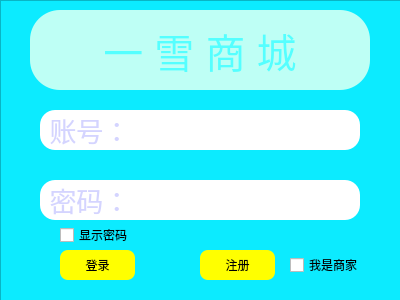
<?xml version="1.0" encoding="UTF-8"?>
<ui version="4.0">
 <class>Form</class>
 <widget class="QWidget" name="Form">
  <property name="enabled">
   <bool>true</bool>
  </property>
  <property name="geometry">
   <rect>
    <x>0</x>
    <y>0</y>
    <width>400</width>
    <height>300</height>
   </rect>
  </property>
  <property name="minimumSize">
   <size>
    <width>400</width>
    <height>300</height>
   </size>
  </property>
  <property name="maximumSize">
   <size>
    <width>400</width>
    <height>300</height>
   </size>
  </property>
  <property name="windowTitle">
   <string>Form</string>
  </property>
  <widget class="QStackedWidget" name="stackedWidget">
   <property name="geometry">
    <rect>
     <x>-1</x>
     <y>-1</y>
     <width>401</width>
     <height>301</height>
    </rect>
   </property>
   <property name="currentIndex">
    <number>0</number>
   </property>
   <widget class="QWidget" name="start">
    <widget class="QFrame" name="frame">
     <property name="enabled">
      <bool>true</bool>
     </property>
     <property name="geometry">
      <rect>
       <x>1</x>
       <y>1</y>
       <width>401</width>
       <height>301</height>
      </rect>
     </property>
     <property name="sizePolicy">
      <sizepolicy hsizetype="Preferred" vsizetype="Preferred">
       <horstretch>0</horstretch>
       <verstretch>0</verstretch>
      </sizepolicy>
     </property>
     <property name="cursor">
      <cursorShape>OpenHandCursor</cursorShape>
     </property>
     <property name="autoFillBackground">
      <bool>false</bool>
     </property>
     <property name="styleSheet">
      <string notr="true">#frame{
	background-color: rgb(12, 235, 255);
}</string>
     </property>
     <property name="frameShape">
      <enum>QFrame::StyledPanel</enum>
     </property>
     <property name="frameShadow">
      <enum>QFrame::Raised</enum>
     </property>
     <widget class="QLabel" name="label">
      <property name="geometry">
       <rect>
        <x>30</x>
        <y>10</y>
        <width>340</width>
        <height>80</height>
       </rect>
      </property>
      <property name="font">
       <font>
        <pointsize>30</pointsize>
       </font>
      </property>
      <property name="cursor">
       <cursorShape>ForbiddenCursor</cursorShape>
      </property>
      <property name="toolTip">
       <string>华生你发现了盲点</string>
      </property>
      <property name="toolTipDuration">
       <number>-5</number>
      </property>
      <property name="styleSheet">
       <string notr="true">color: rgb(85, 255, 255);
background-color: rgb(190, 255, 245);
border-radius:30px;</string>
      </property>
      <property name="text">
       <string>一 雪 商 城</string>
      </property>
      <property name="alignment">
       <set>Qt::AlignCenter</set>
      </property>
     </widget>
     <widget class="QLineEdit" name="lineEdit">
      <property name="geometry">
       <rect>
        <x>40</x>
        <y>110</y>
        <width>320</width>
        <height>40</height>
       </rect>
      </property>
      <property name="font">
       <font>
        <pointsize>20</pointsize>
       </font>
      </property>
      <property name="contextMenuPolicy">
       <enum>Qt::NoContextMenu</enum>
      </property>
      <property name="toolTip">
       <string>请输入您的账号</string>
      </property>
      <property name="autoFillBackground">
       <bool>false</bool>
      </property>
      <property name="styleSheet">
       <string notr="true">border-radius:15px;
color: rgb(170, 170, 255);</string>
      </property>
      <property name="inputMask">
       <string/>
      </property>
      <property name="text">
       <string/>
      </property>
      <property name="maxLength">
       <number>15</number>
      </property>
      <property name="frame">
       <bool>true</bool>
      </property>
      <property name="cursorPosition">
       <number>0</number>
      </property>
      <property name="alignment">
       <set>Qt::AlignLeading|Qt::AlignLeft|Qt::AlignVCenter</set>
      </property>
      <property name="placeholderText">
       <string> 账号：</string>
      </property>
     </widget>
     <widget class="QLineEdit" name="lineEdit_2">
      <property name="enabled">
       <bool>true</bool>
      </property>
      <property name="geometry">
       <rect>
        <x>40</x>
        <y>180</y>
        <width>320</width>
        <height>40</height>
       </rect>
      </property>
      <property name="font">
       <font>
        <pointsize>20</pointsize>
       </font>
      </property>
      <property name="cursor">
       <cursorShape>IBeamCursor</cursorShape>
      </property>
      <property name="toolTip">
       <string>请输入您的密码</string>
      </property>
      <property name="styleSheet">
       <string notr="true">border-radius:15px;
color: rgb(170, 170, 255);</string>
      </property>
      <property name="inputMask">
       <string/>
      </property>
      <property name="text">
       <string/>
      </property>
      <property name="maxLength">
       <number>20</number>
      </property>
      <property name="echoMode">
       <enum>QLineEdit::Password</enum>
      </property>
      <property name="cursorPosition">
       <number>0</number>
      </property>
      <property name="dragEnabled">
       <bool>false</bool>
      </property>
      <property name="placeholderText">
       <string> 密码：</string>
      </property>
      <property name="cursorMoveStyle">
       <enum>Qt::LogicalMoveStyle</enum>
      </property>
     </widget>
     <widget class="QPushButton" name="pushButton">
      <property name="enabled">
       <bool>true</bool>
      </property>
      <property name="geometry">
       <rect>
        <x>60</x>
        <y>250</y>
        <width>75</width>
        <height>30</height>
       </rect>
      </property>
      <property name="sizePolicy">
       <sizepolicy hsizetype="Preferred" vsizetype="Preferred">
        <horstretch>0</horstretch>
        <verstretch>0</verstretch>
       </sizepolicy>
      </property>
      <property name="styleSheet">
       <string notr="true">QPushButton{
	background-color: rgb(255, 255, 0);
	border-radius:8px;
}
QPushButton:hover{
	background-color: rgb(255, 255, 153);
}
QPushButton:pressed{
	background-color: rgb(218, 255, 55);
}
</string>
      </property>
      <property name="text">
       <string>登录</string>
      </property>
     </widget>
     <widget class="QPushButton" name="pushButton_2">
      <property name="geometry">
       <rect>
        <x>200</x>
        <y>250</y>
        <width>75</width>
        <height>30</height>
       </rect>
      </property>
      <property name="sizePolicy">
       <sizepolicy hsizetype="Preferred" vsizetype="Preferred">
        <horstretch>0</horstretch>
        <verstretch>0</verstretch>
       </sizepolicy>
      </property>
      <property name="minimumSize">
       <size>
        <width>0</width>
        <height>0</height>
       </size>
      </property>
      <property name="styleSheet">
       <string notr="true">QPushButton{
	background-color: rgb(255, 255, 0);
	border-radius:8px;
}
QPushButton:hover{
	background-color: rgb(255, 255, 153);
}
QPushButton:pressed{
	background-color: rgb(218, 255, 55);
}
</string>
      </property>
      <property name="text">
       <string>注册</string>
      </property>
     </widget>
     <widget class="QCheckBox" name="checkBox">
      <property name="geometry">
       <rect>
        <x>290</x>
        <y>255</y>
        <width>79</width>
        <height>20</height>
       </rect>
      </property>
      <property name="sizePolicy">
       <sizepolicy hsizetype="Fixed" vsizetype="Fixed">
        <horstretch>0</horstretch>
        <verstretch>0</verstretch>
       </sizepolicy>
      </property>
      <property name="text">
       <string>我是商家</string>
      </property>
      <property name="checkable">
       <bool>true</bool>
      </property>
      <property name="checked">
       <bool>false</bool>
      </property>
     </widget>
     <widget class="QCheckBox" name="checkBox_2">
      <property name="geometry">
       <rect>
        <x>60</x>
        <y>225</y>
        <width>79</width>
        <height>20</height>
       </rect>
      </property>
      <property name="text">
       <string>显示密码</string>
      </property>
     </widget>
    </widget>
   </widget>
   <widget class="QWidget" name="register_page">
    <widget class="QFrame" name="frame_2">
     <property name="geometry">
      <rect>
       <x>0</x>
       <y>0</y>
       <width>401</width>
       <height>301</height>
      </rect>
     </property>
     <property name="styleSheet">
      <string notr="true">#frame_2{
	background-color: rgb(255, 170, 255);
}</string>
     </property>
     <property name="frameShape">
      <enum>QFrame::StyledPanel</enum>
     </property>
     <property name="frameShadow">
      <enum>QFrame::Raised</enum>
     </property>
     <widget class="QLineEdit" name="lineEdit_3">
      <property name="geometry">
       <rect>
        <x>30</x>
        <y>55</y>
        <width>320</width>
        <height>40</height>
       </rect>
      </property>
      <property name="font">
       <font>
        <pointsize>20</pointsize>
       </font>
      </property>
      <property name="contextMenuPolicy">
       <enum>Qt::NoContextMenu</enum>
      </property>
      <property name="toolTip">
       <string>请输入您的账号</string>
      </property>
      <property name="autoFillBackground">
       <bool>false</bool>
      </property>
      <property name="styleSheet">
       <string notr="true">border-radius:15px;
color: rgb(170, 170, 255);</string>
      </property>
      <property name="inputMask">
       <string/>
      </property>
      <property name="text">
       <string/>
      </property>
      <property name="maxLength">
       <number>12</number>
      </property>
      <property name="frame">
       <bool>true</bool>
      </property>
      <property name="cursorPosition">
       <number>0</number>
      </property>
      <property name="alignment">
       <set>Qt::AlignLeading|Qt::AlignLeft|Qt::AlignVCenter</set>
      </property>
      <property name="placeholderText">
       <string> 账号：</string>
      </property>
     </widget>
     <widget class="QLineEdit" name="lineEdit_4">
      <property name="geometry">
       <rect>
        <x>30</x>
        <y>135</y>
        <width>320</width>
        <height>40</height>
       </rect>
      </property>
      <property name="font">
       <font>
        <pointsize>20</pointsize>
       </font>
      </property>
      <property name="contextMenuPolicy">
       <enum>Qt::NoContextMenu</enum>
      </property>
      <property name="toolTip">
       <string>请输入您的账号</string>
      </property>
      <property name="autoFillBackground">
       <bool>false</bool>
      </property>
      <property name="styleSheet">
       <string notr="true">border-radius:15px;
color: rgb(170, 170, 255);</string>
      </property>
      <property name="inputMask">
       <string/>
      </property>
      <property name="text">
       <string/>
      </property>
      <property name="maxLength">
       <number>20</number>
      </property>
      <property name="frame">
       <bool>true</bool>
      </property>
      <property name="cursorPosition">
       <number>0</number>
      </property>
      <property name="alignment">
       <set>Qt::AlignLeading|Qt::AlignLeft|Qt::AlignVCenter</set>
      </property>
      <property name="placeholderText">
       <string> 密码：</string>
      </property>
     </widget>
     <widget class="QLineEdit" name="lineEdit_5">
      <property name="geometry">
       <rect>
        <x>30</x>
        <y>215</y>
        <width>320</width>
        <height>40</height>
       </rect>
      </property>
      <property name="font">
       <font>
        <pointsize>20</pointsize>
       </font>
      </property>
      <property name="contextMenuPolicy">
       <enum>Qt::NoContextMenu</enum>
      </property>
      <property name="toolTip">
       <string>请输入您的账号</string>
      </property>
      <property name="autoFillBackground">
       <bool>false</bool>
      </property>
      <property name="styleSheet">
       <string notr="true">border-radius:15px;
color: rgb(170, 170, 255);</string>
      </property>
      <property name="inputMask">
       <string/>
      </property>
      <property name="text">
       <string/>
      </property>
      <property name="maxLength">
       <number>20</number>
      </property>
      <property name="frame">
       <bool>true</bool>
      </property>
      <property name="cursorPosition">
       <number>0</number>
      </property>
      <property name="alignment">
       <set>Qt::AlignLeading|Qt::AlignLeft|Qt::AlignVCenter</set>
      </property>
      <property name="placeholderText">
       <string> 确定密码：</string>
      </property>
     </widget>
     <widget class="QPushButton" name="pushButton_3">
      <property name="geometry">
       <rect>
        <x>260</x>
        <y>260</y>
        <width>75</width>
        <height>30</height>
       </rect>
      </property>
      <property name="cursor">
       <cursorShape>ForbiddenCursor</cursorShape>
      </property>
      <property name="styleSheet">
       <string notr="true">border-radius:0px;</string>
      </property>
      <property name="text">
       <string>点我注册</string>
      </property>
     </widget>
     <widget class="QLabel" name="label_2">
      <property name="geometry">
       <rect>
        <x>40</x>
        <y>20</y>
        <width>351</width>
        <height>18</height>
       </rect>
      </property>
      <property name="text">
       <string>请以字母开头+数字组成亲，密码设置的请不要过于简单的(⊙x⊙;)</string>
      </property>
     </widget>
     <widget class="QLabel" name="label_5">
      <property name="geometry">
       <rect>
        <x>40</x>
        <y>265</y>
        <width>150</width>
        <height>18</height>
       </rect>
      </property>
      <property name="styleSheet">
       <string notr="true">color: rgb(255, 0, 0);</string>
      </property>
      <property name="text">
       <string/>
      </property>
     </widget>
     <widget class="QLabel" name="label_4">
      <property name="geometry">
       <rect>
        <x>40</x>
        <y>185</y>
        <width>90</width>
        <height>18</height>
       </rect>
      </property>
      <property name="styleSheet">
       <string notr="true">color: rgb(255, 0, 0);</string>
      </property>
      <property name="text">
       <string/>
      </property>
     </widget>
     <widget class="QLabel" name="label_3">
      <property name="geometry">
       <rect>
        <x>40</x>
        <y>105</y>
        <width>211</width>
        <height>18</height>
       </rect>
      </property>
      <property name="styleSheet">
       <string notr="true">color: rgb(255, 0, 0);</string>
      </property>
      <property name="text">
       <string/>
      </property>
     </widget>
     <widget class="QLabel" name="label_6">
      <property name="geometry">
       <rect>
        <x>230</x>
        <y>190</y>
        <width>120</width>
        <height>18</height>
       </rect>
      </property>
      <property name="text">
       <string>大小写字母+数字组合</string>
      </property>
     </widget>
     <widget class="QPushButton" name="pushButton_4">
      <property name="geometry">
       <rect>
        <x>0</x>
        <y>0</y>
        <width>16</width>
        <height>16</height>
       </rect>
      </property>
      <property name="cursor">
       <cursorShape>ClosedHandCursor</cursorShape>
      </property>
      <property name="styleSheet">
       <string notr="true">background-color: rgb(255, 170, 255);
border-radius:0px;
</string>
      </property>
      <property name="text">
       <string>←</string>
      </property>
     </widget>
    </widget>
   </widget>
  </widget>
 </widget>
 <tabstops>
  <tabstop>lineEdit</tabstop>
  <tabstop>lineEdit_2</tabstop>
  <tabstop>pushButton</tabstop>
  <tabstop>pushButton_2</tabstop>
  <tabstop>checkBox</tabstop>
  <tabstop>pushButton_4</tabstop>
  <tabstop>lineEdit_3</tabstop>
  <tabstop>lineEdit_4</tabstop>
  <tabstop>lineEdit_5</tabstop>
  <tabstop>pushButton_3</tabstop>
 </tabstops>
 <resources/>
 <connections>
  <connection>
   <sender>pushButton</sender>
   <signal>clicked()</signal>
   <receiver>Form</receiver>
   <slot>login()</slot>
   <hints>
    <hint type="sourcelabel">
     <x>87</x>
     <y>255</y>
    </hint>
    <hint type="destinationlabel">
     <x>87</x>
     <y>304</y>
    </hint>
   </hints>
  </connection>
  <connection>
   <sender>pushButton_2</sender>
   <signal>clicked()</signal>
   <receiver>Form</receiver>
   <slot>open_register_page()</slot>
   <hints>
    <hint type="sourcelabel">
     <x>226</x>
     <y>260</y>
    </hint>
    <hint type="destinationlabel">
     <x>222</x>
     <y>306</y>
    </hint>
   </hints>
  </connection>
  <connection>
   <sender>pushButton_3</sender>
   <signal>clicked()</signal>
   <receiver>Form</receiver>
   <slot>register()</slot>
   <hints>
    <hint type="sourcelabel">
     <x>304</x>
     <y>275</y>
    </hint>
    <hint type="destinationlabel">
     <x>305</x>
     <y>306</y>
    </hint>
   </hints>
  </connection>
  <connection>
   <sender>pushButton_4</sender>
   <signal>clicked()</signal>
   <receiver>Form</receiver>
   <slot>back_to_start()</slot>
   <hints>
    <hint type="sourcelabel">
     <x>7</x>
     <y>7</y>
    </hint>
    <hint type="destinationlabel">
     <x>402</x>
     <y>29</y>
    </hint>
   </hints>
  </connection>
  <connection>
   <sender>lineEdit_3</sender>
   <signal>editingFinished()</signal>
   <receiver>Form</receiver>
   <slot>check_username()</slot>
   <hints>
    <hint type="sourcelabel">
     <x>73</x>
     <y>74</y>
    </hint>
    <hint type="destinationlabel">
     <x>-3</x>
     <y>67</y>
    </hint>
   </hints>
  </connection>
  <connection>
   <sender>lineEdit_4</sender>
   <signal>editingFinished()</signal>
   <receiver>Form</receiver>
   <slot>verify_pwd_strength()</slot>
   <hints>
    <hint type="sourcelabel">
     <x>104</x>
     <y>160</y>
    </hint>
    <hint type="destinationlabel">
     <x>-3</x>
     <y>152</y>
    </hint>
   </hints>
  </connection>
  <connection>
   <sender>lineEdit_5</sender>
   <signal>editingFinished()</signal>
   <receiver>Form</receiver>
   <slot>pwd_check()</slot>
   <hints>
    <hint type="sourcelabel">
     <x>80</x>
     <y>239</y>
    </hint>
    <hint type="destinationlabel">
     <x>-4</x>
     <y>235</y>
    </hint>
   </hints>
  </connection>
  <connection>
   <sender>checkBox_2</sender>
   <signal>clicked()</signal>
   <receiver>Form</receiver>
   <slot>show_pwd()</slot>
   <hints>
    <hint type="sourcelabel">
     <x>67</x>
     <y>232</y>
    </hint>
    <hint type="destinationlabel">
     <x>-4</x>
     <y>224</y>
    </hint>
   </hints>
  </connection>
 </connections>
 <slots>
  <slot>login()</slot>
  <slot>open_register_page()</slot>
  <slot>register()</slot>
  <slot>pwd_check()</slot>
  <slot>back_to_start()</slot>
  <slot>verify_pwd_strength()</slot>
  <slot>check_username()</slot>
  <slot>show_pwd()</slot>
 </slots>
</ui>
